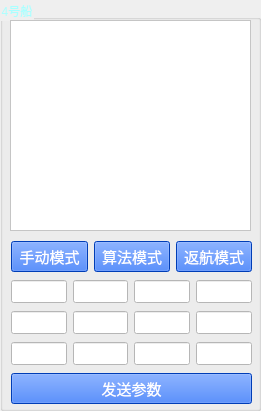
   <widget class="QGroupBox" name="groupBox_6">
    <property name="geometry">
     <rect>
      <x>1090</x>
      <y>10</y>
      <width>261</width>
      <height>411</height>
     </rect>
    </property>
    <property name="styleSheet">
     <string notr="true">color: rgb(170, 255, 255);</string>
    </property>
    <property name="title">
     <string>4号船</string>
    </property>
    <widget class="QTextBrowser" name="text_4">
     <property name="geometry">
      <rect>
       <x>10</x>
       <y>20</y>
       <width>241</width>
       <height>211</height>
      </rect>
     </property>
     <property name="font">
      <font>
       <family>黑体</family>
       <pointsize>8</pointsize>
      </font>
     </property>
     <property name="styleSheet">
      <string notr="true">background-color: rgb(255, 255, 255);
color: rgb(0, 0, 0);</string>
     </property>
    </widget>
    <widget class="QWidget" name="layoutWidget">
     <property name="geometry">
      <rect>
       <x>11</x>
       <y>239</y>
       <width>241</width>
       <height>169</height>
      </rect>
     </property>
     <layout class="QVBoxLayout" name="verticalLayout_5">
      <item>
       <layout class="QHBoxLayout" name="horizontalLayout_17">
        <item>
         <widget class="QPushButton" name="manul_4">
          <property name="font">
           <font>
            <family>黑体</family>
            <pointsize>11</pointsize>
           </font>
          </property>
          <property name="styleSheet">
           <string notr="true">color: rgb(255, 255, 255);
background-color: rgb(0, 85, 255);</string>
          </property>
          <property name="text">
           <string>手动模式</string>
          </property>
         </widget>
        </item>
        <item>
         <widget class="QPushButton" name="guided_4">
          <property name="font">
           <font>
            <family>黑体</family>
            <pointsize>11</pointsize>
           </font>
          </property>
          <property name="styleSheet">
           <string notr="true">color: rgb(255, 255, 255);
background-color: rgb(0, 85, 255);</string>
          </property>
          <property name="text">
           <string>算法模式</string>
          </property>
         </widget>
        </item>
        <item>
         <widget class="QPushButton" name="RTL_4">
          <property name="font">
           <font>
            <family>黑体</family>
            <pointsize>11</pointsize>
           </font>
          </property>
          <property name="styleSheet">
           <string notr="true">color: rgb(255, 255, 255);
background-color: rgb(0, 85, 255);</string>
          </property>
          <property name="text">
           <string>返航模式</string>
          </property>
         </widget>
        </item>
       </layout>
      </item>
      <item>
       <layout class="QHBoxLayout" name="horizontalLayout_18">
        <item>
         <widget class="QLineEdit" name="pa0_4">
          <property name="font">
           <font>
            <family>Times New Roman</family>
            <pointsize>10</pointsize>
            <weight>75</weight>
            <bold>true</bold>
           </font>
          </property>
          <property name="styleSheet">
           <string notr="true">background-color: rgb(255, 255, 255);
color: rgb(0, 0, 0);</string>
          </property>
         </widget>
        </item>
        <item>
         <widget class="QLineEdit" name="pa1_4">
          <property name="font">
           <font>
            <family>Times New Roman</family>
            <pointsize>10</pointsize>
            <weight>75</weight>
            <bold>true</bold>
           </font>
          </property>
          <property name="styleSheet">
           <string notr="true">background-color: rgb(255, 255, 255);
color: rgb(0, 0, 0);</string>
          </property>
         </widget>
        </item>
        <item>
         <widget class="QLineEdit" name="pa2_4">
          <property name="font">
           <font>
            <family>Times New Roman</family>
            <pointsize>10</pointsize>
            <weight>75</weight>
            <bold>true</bold>
           </font>
          </property>
          <property name="styleSheet">
           <string notr="true">background-color: rgb(255, 255, 255);
color: rgb(0, 0, 0);</string>
          </property>
         </widget>
        </item>
        <item>
         <widget class="QLineEdit" name="pa3_4">
          <property name="font">
           <font>
            <family>Times New Roman</family>
            <pointsize>10</pointsize>
            <weight>75</weight>
            <bold>true</bold>
           </font>
          </property>
          <property name="styleSheet">
           <string notr="true">background-color: rgb(255, 255, 255);
color: rgb(0, 0, 0);</string>
          </property>
         </widget>
        </item>
       </layout>
      </item>
      <item>
       <layout class="QHBoxLayout" name="horizontalLayout_19">
        <item>
         <widget class="QLineEdit" name="pa4_4">
          <property name="font">
           <font>
            <family>Times New Roman</family>
            <pointsize>10</pointsize>
            <weight>75</weight>
            <bold>true</bold>
           </font>
          </property>
          <property name="styleSheet">
           <string notr="true">background-color: rgb(255, 255, 255);
color: rgb(0, 0, 0);</string>
          </property>
         </widget>
        </item>
        <item>
         <widget class="QLineEdit" name="pa5_4">
          <property name="font">
           <font>
            <family>Times New Roman</family>
            <pointsize>10</pointsize>
            <weight>75</weight>
            <bold>true</bold>
           </font>
          </property>
          <property name="styleSheet">
           <string notr="true">background-color: rgb(255, 255, 255);
color: rgb(0, 0, 0);</string>
          </property>
         </widget>
        </item>
        <item>
         <widget class="QLineEdit" name="pa6_4">
          <property name="font">
           <font>
            <family>Times New Roman</family>
            <pointsize>10</pointsize>
            <weight>75</weight>
            <bold>true</bold>
           </font>
          </property>
          <property name="styleSheet">
           <string notr="true">background-color: rgb(255, 255, 255);
color: rgb(0, 0, 0);</string>
          </property>
         </widget>
        </item>
        <item>
         <widget class="QLineEdit" name="pa7_4">
          <property name="font">
           <font>
            <family>Times New Roman</family>
            <pointsize>10</pointsize>
            <weight>75</weight>
            <bold>true</bold>
           </font>
          </property>
          <property name="styleSheet">
           <string notr="true">background-color: rgb(255, 255, 255);
color: rgb(0, 0, 0);</string>
          </property>
         </widget>
        </item>
       </layout>
      </item>
      <item>
       <layout class="QHBoxLayout" name="horizontalLayout_20">
        <item>
         <widget class="QLineEdit" name="pa8_4">
          <property name="font">
           <font>
            <family>Times New Roman</family>
            <pointsize>10</pointsize>
            <weight>75</weight>
            <bold>true</bold>
           </font>
          </property>
          <property name="styleSheet">
           <string notr="true">background-color: rgb(255, 255, 255);
color: rgb(0, 0, 0);</string>
          </property>
         </widget>
        </item>
        <item>
         <widget class="QLineEdit" name="pa9_4">
          <property name="font">
           <font>
            <family>Times New Roman</family>
            <pointsize>10</pointsize>
            <weight>75</weight>
            <bold>true</bold>
           </font>
          </property>
          <property name="styleSheet">
           <string notr="true">background-color: rgb(255, 255, 255);
color: rgb(0, 0, 0);</string>
          </property>
         </widget>
        </item>
        <item>
         <widget class="QLineEdit" name="pa10_4">
          <property name="font">
           <font>
            <family>Times New Roman</family>
            <pointsize>10</pointsize>
            <weight>75</weight>
            <bold>true</bold>
           </font>
          </property>
          <property name="styleSheet">
           <string notr="true">background-color: rgb(255, 255, 255);
color: rgb(0, 0, 0);</string>
          </property>
         </widget>
        </item>
        <item>
         <widget class="QLineEdit" name="pa11_4">
          <property name="font">
           <font>
            <family>Times New Roman</family>
            <pointsize>10</pointsize>
            <weight>75</weight>
            <bold>true</bold>
           </font>
          </property>
          <property name="styleSheet">
           <string notr="true">background-color: rgb(255, 255, 255);
color: rgb(0, 0, 0);</string>
          </property>
         </widget>
        </item>
       </layout>
      </item>
      <item>
       <widget class="QPushButton" name="set_4">
        <property name="font">
         <font>
          <family>黑体</family>
          <pointsize>11</pointsize>
         </font>
        </property>
        <property name="styleSheet">
         <string notr="true">color: rgb(255, 255, 255);
background-color: rgb(0, 85, 255);</string>
        </property>
        <property name="text">
         <string>发送参数</string>
        </property>
       </widget>
      </item>
     </layout>
    </widget>
   </widget>
